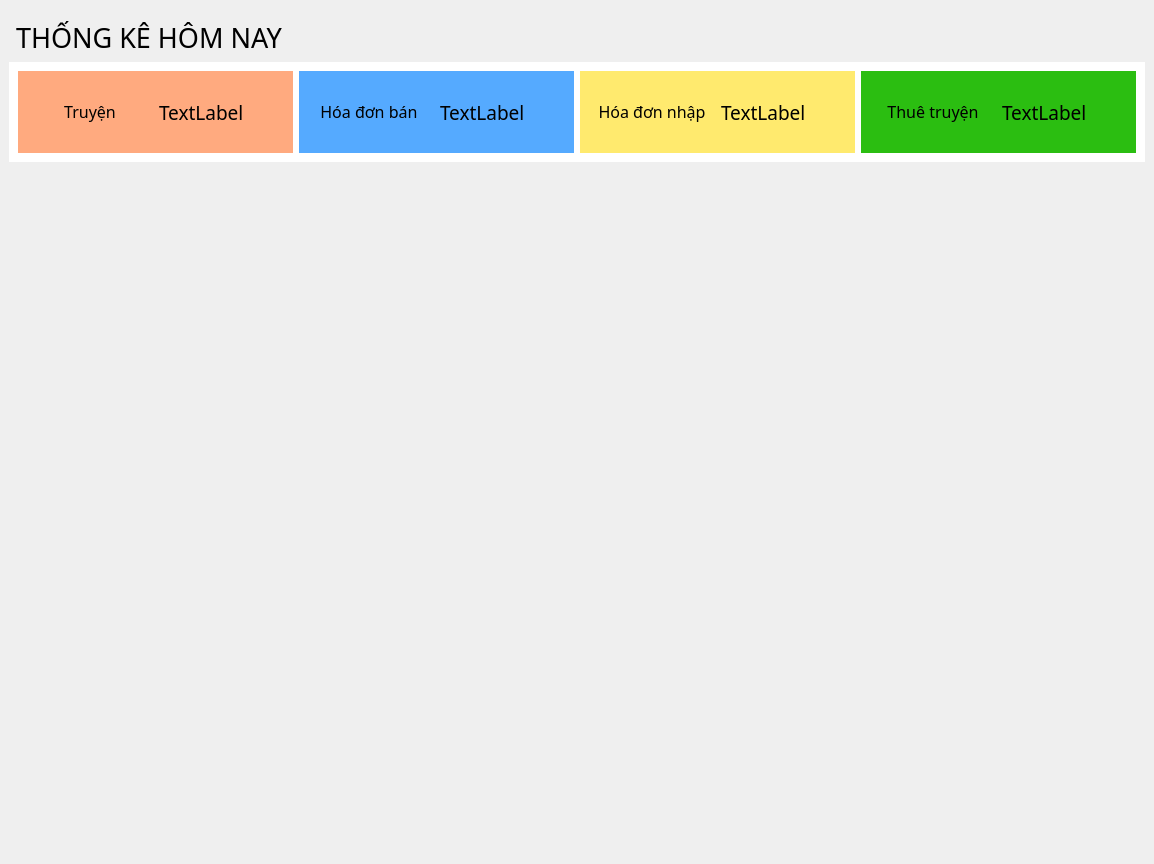
<?xml version="1.0" encoding="UTF-8"?>
<ui version="4.0">
 <class>ThongKe</class>
 <widget class="QMainWindow" name="ThongKe">
  <property name="geometry">
   <rect>
    <x>0</x>
    <y>0</y>
    <width>1154</width>
    <height>864</height>
   </rect>
  </property>
  <property name="windowTitle">
   <string>MainWindow</string>
  </property>
  <widget class="QWidget" name="centralwidget">
   <layout class="QHBoxLayout" name="horizontalLayout">
    <item>
     <layout class="QVBoxLayout" name="verticalLayout">
      <item>
       <widget class="QLabel" name="label_4">
        <property name="sizePolicy">
         <sizepolicy hsizetype="Fixed" vsizetype="Fixed">
          <horstretch>0</horstretch>
          <verstretch>0</verstretch>
         </sizepolicy>
        </property>
        <property name="font">
         <font>
          <family>Bahnschrift</family>
          <pointsize>20</pointsize>
         </font>
        </property>
        <property name="styleSheet">
         <string notr="true">padding-top: 10px;</string>
        </property>
        <property name="text">
         <string>THỐNG KÊ HÔM NAY</string>
        </property>
       </widget>
      </item>
      <item>
       <widget class="QWidget" name="widget_2" native="true">
        <property name="sizePolicy">
         <sizepolicy hsizetype="Minimum" vsizetype="Maximum">
          <horstretch>0</horstretch>
          <verstretch>0</verstretch>
         </sizepolicy>
        </property>
        <property name="minimumSize">
         <size>
          <width>0</width>
          <height>35</height>
         </size>
        </property>
        <property name="maximumSize">
         <size>
          <width>16777215</width>
          <height>100</height>
         </size>
        </property>
        <property name="styleSheet">
         <string notr="true">background-color: rgb(255, 255, 255);
color: rgb(0, 0, 0);</string>
        </property>
        <layout class="QHBoxLayout" name="horizontalLayout_10">
         <item>
          <widget class="QWidget" name="widget_8" native="true">
           <property name="styleSheet">
            <string notr="true">QPushButton{
border:none;
	background-color: rgb(255, 170, 127);
}
QWidget{
background-color: rgb(255, 170, 127);
}
</string>
           </property>
           <layout class="QHBoxLayout" name="horizontalLayout_11">
            <item>
             <widget class="QPushButton" name="pushButton_5">
              <property name="font">
               <font>
                <family>Bahnschrift</family>
                <pointsize>12</pointsize>
               </font>
              </property>
              <property name="text">
               <string>Truyện</string>
              </property>
              <property name="icon">
               <iconset resource="../new_resource.qrc">
                <normaloff>:/newPrefix/icons/books.png</normaloff>:/newPrefix/icons/books.png</iconset>
              </property>
              <property name="iconSize">
               <size>
                <width>30</width>
                <height>30</height>
               </size>
              </property>
             </widget>
            </item>
            <item>
             <widget class="QLabel" name="label_9">
              <property name="font">
               <font>
                <family>Bahnschrift</family>
                <pointsize>14</pointsize>
               </font>
              </property>
              <property name="text">
               <string>TextLabel</string>
              </property>
             </widget>
            </item>
           </layout>
          </widget>
         </item>
         <item>
          <widget class="QWidget" name="widget_9" native="true">
           <property name="styleSheet">
            <string notr="true">QPushButton{
border:none;
	background-color: rgb(255, 170, 127);
}
QWidget{
background-color: rgb(85, 170, 255);
}
</string>
           </property>
           <layout class="QHBoxLayout" name="horizontalLayout_12">
            <item>
             <widget class="QPushButton" name="pushButton_6">
              <property name="font">
               <font>
                <family>Bahnschrift</family>
                <pointsize>12</pointsize>
               </font>
              </property>
              <property name="text">
               <string>Hóa đơn bán </string>
              </property>
              <property name="icon">
               <iconset resource="../new_resource.qrc">
                <normaloff>:/newPrefix/icons/bill (3).png</normaloff>:/newPrefix/icons/bill (3).png</iconset>
              </property>
              <property name="iconSize">
               <size>
                <width>30</width>
                <height>30</height>
               </size>
              </property>
             </widget>
            </item>
            <item>
             <widget class="QLabel" name="label_10">
              <property name="font">
               <font>
                <family>Bahnschrift</family>
                <pointsize>14</pointsize>
               </font>
              </property>
              <property name="text">
               <string>TextLabel</string>
              </property>
             </widget>
            </item>
           </layout>
          </widget>
         </item>
         <item>
          <widget class="QWidget" name="widget_10" native="true">
           <property name="styleSheet">
            <string notr="true">QPushButton{
border:none;
	
}
QWidget{
background-color: rgb(255, 234, 110);
}
</string>
           </property>
           <layout class="QHBoxLayout" name="horizontalLayout_13">
            <item>
             <widget class="QPushButton" name="pushButton_7">
              <property name="font">
               <font>
                <family>Bahnschrift</family>
                <pointsize>12</pointsize>
               </font>
              </property>
              <property name="text">
               <string>Hóa đơn nhập</string>
              </property>
              <property name="icon">
               <iconset resource="../new_resource.qrc">
                <normaloff>:/newPrefix/icons/invoice.png</normaloff>:/newPrefix/icons/invoice.png</iconset>
              </property>
              <property name="iconSize">
               <size>
                <width>30</width>
                <height>30</height>
               </size>
              </property>
             </widget>
            </item>
            <item>
             <widget class="QLabel" name="label_11">
              <property name="font">
               <font>
                <family>Bahnschrift</family>
                <pointsize>14</pointsize>
               </font>
              </property>
              <property name="text">
               <string>TextLabel</string>
              </property>
             </widget>
            </item>
           </layout>
          </widget>
         </item>
         <item>
          <widget class="QWidget" name="widget_11" native="true">
           <property name="styleSheet">
            <string notr="true">QPushButton{
border:none;
	
}
QWidget{
background-color: rgb(43, 190, 17);
}
</string>
           </property>
           <layout class="QHBoxLayout" name="horizontalLayout_14">
            <item>
             <widget class="QPushButton" name="pushButton_8">
              <property name="font">
               <font>
                <family>Bahnschrift</family>
                <pointsize>12</pointsize>
               </font>
              </property>
              <property name="text">
               <string>Thuê truyện</string>
              </property>
              <property name="icon">
               <iconset resource="../new_resource.qrc">
                <normaloff>:/newPrefix/icons/reading-book.png</normaloff>:/newPrefix/icons/reading-book.png</iconset>
              </property>
              <property name="iconSize">
               <size>
                <width>30</width>
                <height>30</height>
               </size>
              </property>
             </widget>
            </item>
            <item>
             <widget class="QLabel" name="label_12">
              <property name="font">
               <font>
                <family>Bahnschrift</family>
                <pointsize>14</pointsize>
               </font>
              </property>
              <property name="text">
               <string>TextLabel</string>
              </property>
             </widget>
            </item>
           </layout>
          </widget>
         </item>
        </layout>
       </widget>
      </item>
      <item>
       <widget class="QWidget" name="dothi_2" native="true">
        <property name="styleSheet">
         <string notr="true">color: rgb(0, 0, 0);</string>
        </property>
        <layout class="QVBoxLayout" name="verticalLayout_12">
         <item>
          <layout class="QVBoxLayout" name="verticalLayout_13"/>
         </item>
        </layout>
       </widget>
      </item>
     </layout>
    </item>
   </layout>
  </widget>
 </widget>
 <resources>
  <include location="../new_resource.qrc"/>
 </resources>
 <connections/>
</ui>
